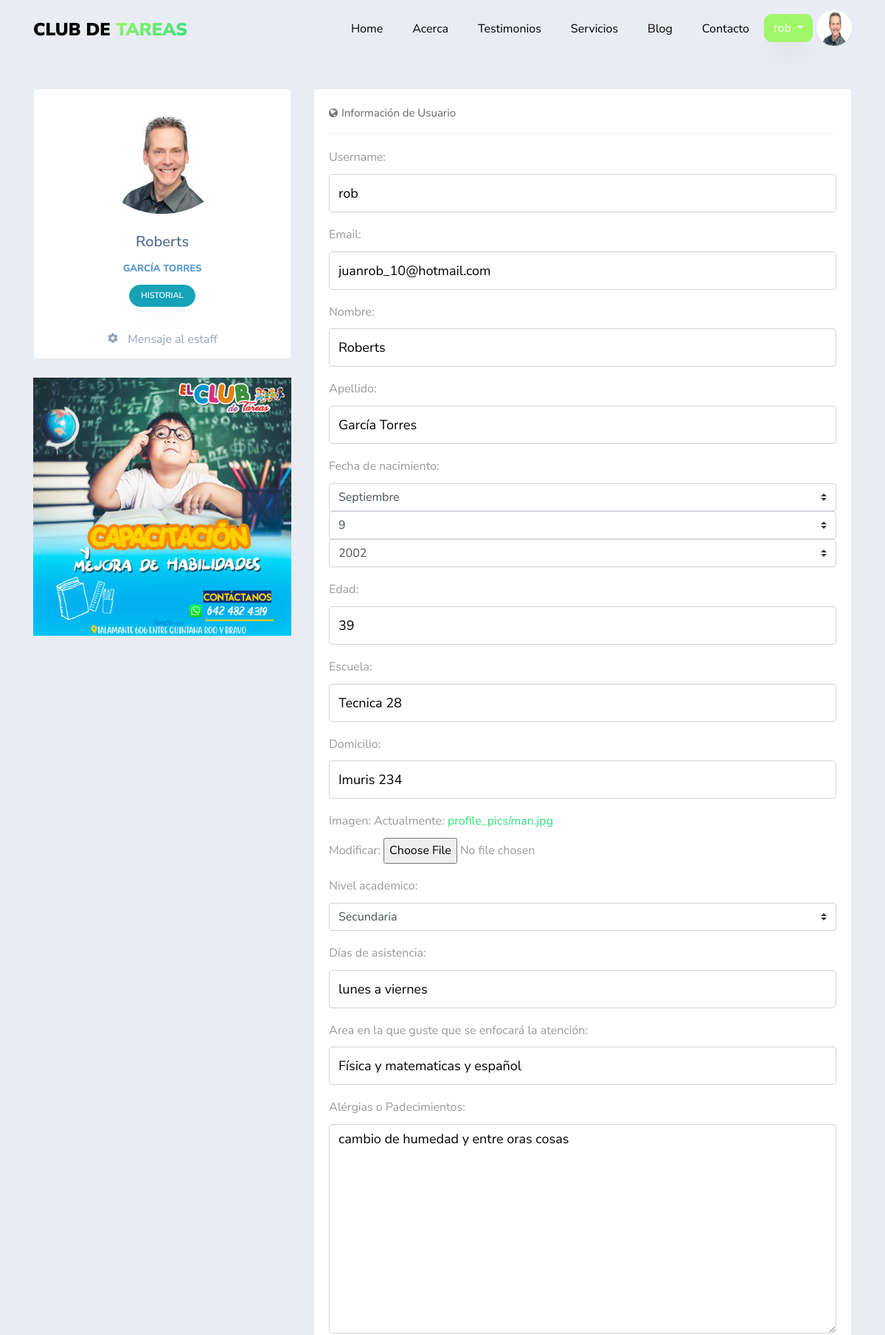
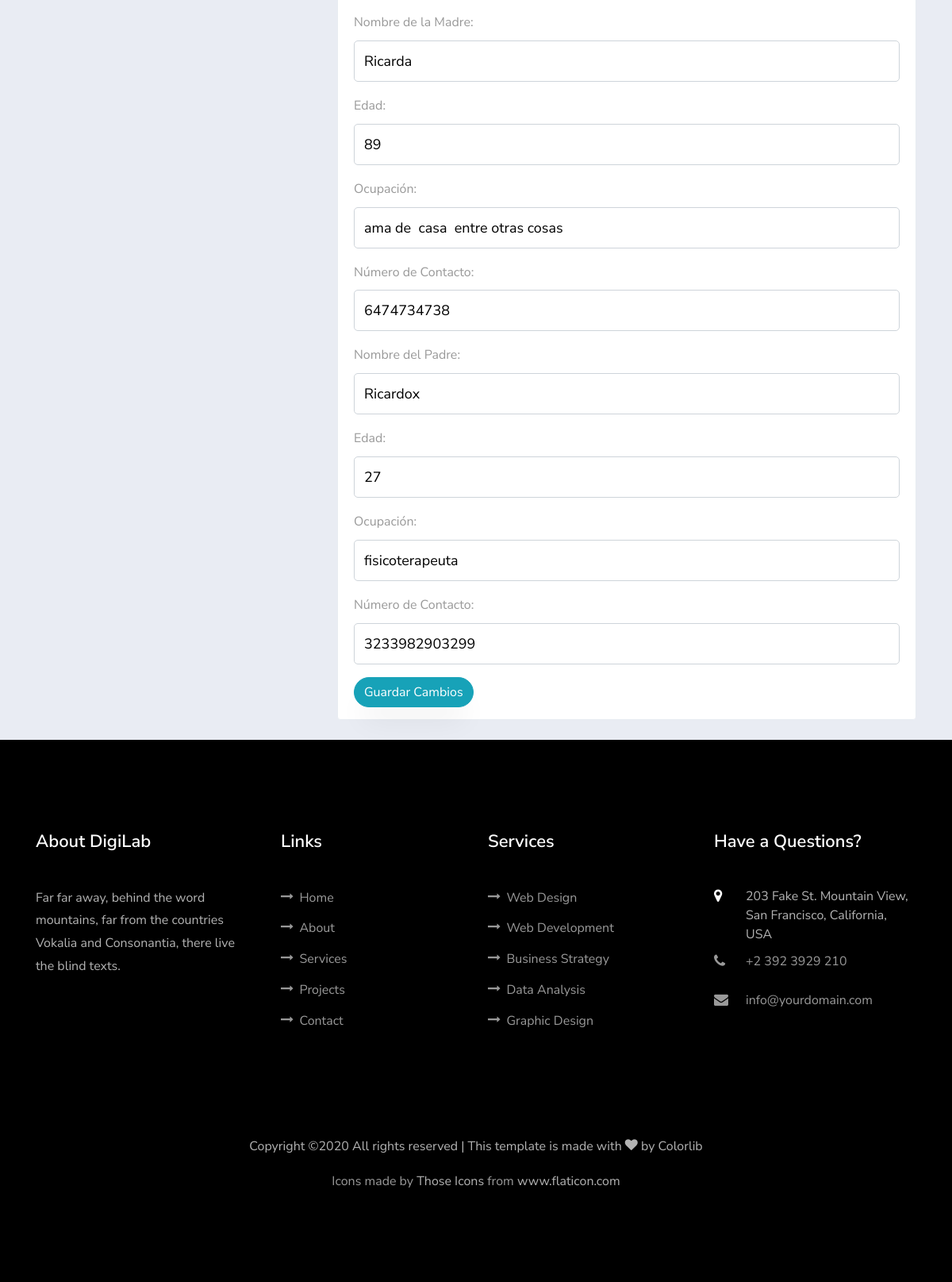
/profile/ (signed in), run on the app's committed database (2 pictures, top to bottom).
### usuario/models.py (models this page shows, shortened)
class Usuario(AbstractBaseUser,PermissionsMixin):
    imagen       =  models.ImageField(default='default.jpg',upload_to='profile_pics')
    email        =  models.EmailField(max_length=60,unique=True,blank=True)
    username     =  models.CharField(max_length=30,unique=True)
    nombre       =  models.CharField(max_length=100)
    apellido     =  models.CharField(max_length=100)
    edad         =  models.IntegerField(blank=True, null=True)
    padecimientos = models.TextField(verbose_name="padecimientos",blank=True,null=True)
    asistencia = models.CharField(verbose_name="Días de asistencia",max_length=100,blank=True,null=True)
    enfoque = models.CharField(verbose_name="Area en la que guste que se enfocará la atención",max_length=100,blank=True, null=True)
    nombre_de_la_madre =  models.CharField(verbose_name="Nombre de la Madre",max_length=100,blank=True, null=True)
    edad_de_la_madre =  models.IntegerField(verbose_name="Edad",blank=True, null=True)
    ocupacion_de_la_madre = models.CharField(verbose_name="Ocupación",max_length=100,blank=True,null=True)
    numero_de_la_madre   =  models.IntegerField(verbose_name="Número de contacto",blank=True,null=True)
    nombre_del_padre =  models.CharField(verbose_name="Nombre del Padre",max_length=100,blank=True, null=True)
    edad_del_padre =  models.IntegerField(verbose_name="Edad",blank=True, null=True)
    ocupacion_del_padre = models.CharField(verbose_name="Ocupación",max_length=100,blank=True, null=True)
    numero_del_padre    =  models.IntegerField(verbose_name="Número de contacto",blank=True,null=True)
    fecha_nacimiento = models.DateField(verbose_name="Fecha de nacimiento",blank=True, null=True)
    escuela      =  models.CharField(verbose_name="Nombre de la escuela",max_length=60,blank=True, null=True)
    domicilio    =  models.CharField(verbose_name="Domicilio",max_length=150,blank=True, null=True)
    status_paquetes = models.BooleanField(verbose_name="¿Tiene Paquetes Activos?",default=False)
    NIVEL_STATUS = (
         ('k','Kinder'),
         ('p','Primaria'),
         ('s','Secundaria'),
         ('b','bachillerato'),
         ('u','universidad'))
    nivel_academico = models.CharField(max_length=1,choices=NIVEL_STATUS,blank=True,verbose_name='Nivel académico del alumno')
    date_joined  =  models.DateTimeField(verbose_name="Fecha de ingreso",auto_now_add=True)
    last_login   =  models.DateTimeField(verbose_name="Ultima fecha de Sesión",auto_now=True)
    is_admin     =  models.BooleanField(verbose_name="¿Es Administrador?",default=False)
    is_active    =  models.BooleanField(verbose_name="¿Esta Acivo?",default=True)
    is_staff     =  models.BooleanField(verbose_name="¿Es parte del Staff?",default=False)
    is_superuser =  models.BooleanField(verbose_name="¿Es Super Usuario?",default=False)
    USERNAME_FIELD  = "username"
    REQUIRED_FIELDS = ["nombre","apellido"]
    objects = MyUsuarioManager()

### app/views.py (the view)
# urls.py: path('profile/', views.profile,name='profile'),
@login_required
def profile(request):
    context = {}
    if request.POST:
        form = UserUpdateForm(request.POST,request.FILES,instance=request.user)
        if form.is_valid():
            form.save()
            if form.changed_data:
                evento = Historial_User(mensaje=f"datos actualizados del Perfil: {form.changed_data}",usuario=request.user)
                evento.save()
                messages.success( request,'Los datos del formulario han sido actualizados')
    else:
        form =UserUpdateForm(
        initial = {
          'username' :request.user.username,
          'email': request.user.email,
          'nombre': request.user.nombre,
          'apellido': request.user.apellido,
          'fecha_nacimiento': request.user.fecha_nacimiento,
          'edad': request.user.edad,
          'escuela': request.user.escuela,
          'domicilio': request.user.domicilio,
          'imagen': request.user.imagen,
          'nivel_academico': request.user.nivel_academico,
          'padecimientos': request.user.padecimientos,
          'asistencia': request.user.asistencia,
          'enfoque': request.user.enfoque,
          'nombre_de_la_madre': request.user.nombre_de_la_madre,
          'edad_de_la_madre': request.user.edad_de_la_madre,
          'ocupacion_de_la_madre': request.user.ocupacion_de_la_madre,
          'numero_de_la_madre': request.user.numero_de_la_madre,
          'nombre_del_padre': request.user.nombre_del_padre,
          'edad_del_padre': request.user.edad_del_padre,
          'ocupacion_del_padre': request.user.ocupacion_del_padre,
          'numero_del_padre': request.user.numero_del_padre
          }
        )
    context['profile_form'] = form
    context['historial'] = request.user.historial.all().order_by('-fecha')
    return render(request,'app/profile.html',context)

### app/templates/app/profile.html (shortened to what this page needs)
{% extends 'main/base.html' %}
{% load crispy_forms_tags%}
{% load static %}
{% block content %}
<section>
  <div class="container"  style="margin-top:120px">
    <div class="row">
        <div class="col-md-4">
            <div class="portlet light profile-sidebar-portlet bordered  justify-content-center ftco-animate">
                <div class="profile-userpic" style="text-align:center">
                    <img src="{{ request.user.imagen.url }}" class="img-responsive" alt="">
                </div>
                <div class="profile-usertitle">
                    <div class="profile-usertitle-name">{{ request.user.nombre }}</div>
                    <div class="profile-usertitle-job">{{ request.user.apellido }} </div>
                </div>
                <div class="profile-userbuttons">
                    <button type="button" class="btn btn-info  btn-sm" data-toggle="modal"  data-target=".historial_modal">Historial</button>
                </div>
                <div class="profile-usermenu w-100">
                    <ul class="nav" style="position: relative; width:100%; height: 20px">
                        <li style="position:  absolute; left:50%; transform: translateX(-50%)">
                            <a href="#">
                                <i class="icon-settings"></i> Mensaje al estaff</a>
                        </li>
                    </ul>
                </div>
        </div>
        <div id="carouselExampleSlidesOnly" class="carousel slide" data-ride="carousel">
         <div class="carousel-inner">
           <div class="carousel-item active">
             <img class="d-block w-100" src="{% static 'main/images/club1.jpg' %}" alt="First slide">
           </div>
         </div>
    </div>
      </div>
        <div class="col-md-8">
            <div class="portlet light bordered ftco-animate">
                <div class="portlet-title tabbable-line">
                    <div class="caption caption-md">
                        <i class="icon-globe theme-font hide"></i>
                        <span class="caption-subject font-blue-madison bold uppercase">Información de Usuario</span>
                    </div>
                </div>
                <div class="portlet-body">
                        <div class="tab-content">
                            <div role="tabpanel" class="tab-pane active" id="home">
                                <form method="POST" enctype="multipart/form-data">
                                  {% for field in profile_form %}
                                  <div class="form-group">
                                      {{ field.label_tag }}
                                      {{ field }}
                                  </div>
                                  {% endfor %}
                                  <button type="submit" class="btn btn-info">Guardar Cambios</button>
                                </form>
                            </div>
                        </div>
                </div>
            </div>
        </div>
    </div>
  </div>
</section>
{% endblock content     %}

### templates/main/base.html (shortened to what this page needs)
{% load static %}
{% load notifications_tags %}
{% notifications_unread as unread_count %}
<!DOCTYPE html>
<html lang="en">
  <head>
    <link rel="stylesheet" href="https://stackpath.bootstrapcdn.com/font-awesome/4.7.0/css/font-awesome.min.css">
    <link rel="stylesheet" href="{% static 'main/css/open-iconic-bootstrap.min.css'%}">
    <link rel="stylesheet" href="{% static 'main/css/animate.css'%}">
    <link rel="stylesheet" href="{% static 'main/css/search.css'%}">
    <link rel="stylesheet" href="{% static 'main/css/owl.carousel.min.css'%}">
    <link rel="stylesheet" href="{% static 'main/css/owl.theme.default.min.css'%}">
    <link rel="stylesheet" href="{% static 'main/css/magnific-popup.css'%}">
    <link rel="stylesheet" href="{% static 'main/css/aos.css'%}">
    <link rel="stylesheet" href="{% static 'main/css/ionicons.min.css'%}">
    <link rel="stylesheet" href="{% static 'main/css/flaticon.css' %}">
    <link rel="stylesheet" href="{% static 'main/css/icomoon.css' %}">
    <link rel="stylesheet" href="{% static 'main/css/style.css' %}">
    <link rel="stylesheet" href="{% static 'main/css/fix.css' %}">
  </head>
  <body  data-target=".site-navbar-target" data-offset="300">
  <nav class="navbar navbar-expand-lg navbar-dark ftco_navbar bg-dark ftco-navbar-light site-navbar-target" id="ftco-navbar">
	    <div class="container">
	      <a class="navbar-brand" href="index.html">Club de <span>Tareas</span></a>
	      <div class="collapse navbar-collapse" id="ftco-nav">
	        <ul class="navbar-nav nav ml-auto">
	          <li class="nav-item"><a href="{% url 'blog:home' %}" class="nav-link"><span>Home</span></a></li>
	          <li class="nav-item"><a href="{% url 'blog:about' %}"  class="nav-link"><span>Acerca</span></a></li>
	          <li class="nav-item"><a href="{% url 'blog:testimony' %}"  class="nav-link"><span>Testimonios</span></a></li>
	          <li class="nav-item"><a href="{% url 'app:services' %}" class="nav-link"><span>Servicios</span></a></li>
            <li class="nav-item"><a href="{% url 'blog:blog' %}" class="nav-link"><span>Blog</span></a></li>
          </ul>
          <ul class="nav navbar-nav navbar-right">
            <li class="nav-item"><a href="{% url 'blog:contact' %}" class="nav-link"><span>Contacto</span></a></li>
            {% if request.user.is_authenticated %}
            <div class="dropdown" style="padding-top:5px;padding-right:5px">
                    <a style="border-radius: 10px 10px 10px 10px !important;
                             -moz-border-radius: 10px 10px 10px 10px;
                             -webkit-border-radius: 10px 10px 10px 10px;"
                      class="btn btn-secondary dropdown-toggle" href="#" role="button" id="dropdownMenuLink" data-toggle="dropdown" aria-haspopup="true" aria-expanded="false">
                        {{ request.user.username }}
                    </a>
              </div>
              <li>
                <div class="inset">
                  <img src="{{ request.user.imagen.url }}">
                </div>
              </li>
            {% else %}
              <li class="nav-item"><a href="{% url 'app:login' %}"  class="nav-link"><span>Login</span></a></li>
            </ul>
          {% endif %}
	      </div>
	    </div>
	  </nav>
    {% block content %}{% endblock %}
    <footer class="ftco-footer ftco-section">
      <div class="container">
        <div class="row mb-5">
          <div class="col-md">
            <div class="ftco-footer-widget mb-4">
              <h2 class="ftco-heading-2">About DigiLab</h2>
              <p>Far far away, behind the word mountains, far from the countries Vokalia and Consonantia, there live the blind texts.</p>
              <ul class="ftco-footer-social list-unstyled float-md-left float-lft mt-5">
              </ul>
            </div>
          </div>
          <div class="col-md">
            <div class="ftco-footer-widget mb-4 ml-md-4">
              <h2 class="ftco-heading-2">Links</h2>
              <ul class="list-unstyled">
                <li><a href="#"><span class="icon-long-arrow-right mr-2"></span>Home</a></li>
                <li><a href="#"><span class="icon-long-arrow-right mr-2"></span>About</a></li>
                <li><a href="#"><span class="icon-long-arrow-right mr-2"></span>Services</a></li>
                <li><a href="#"><span class="icon-long-arrow-right mr-2"></span>Projects</a></li>
                <li><a href="#"><span class="icon-long-arrow-right mr-2"></span>Contact</a></li>
              </ul>
            </div>
          </div>
          <div class="col-md">
             <div class="ftco-footer-widget mb-4">
              <h2 class="ftco-heading-2">Services</h2>
              <ul class="list-unstyled">
                <li><a href="#"><span class="icon-long-arrow-right mr-2"></span>Web Design</a></li>
                <li><a href="#"><span class="icon-long-arrow-right mr-2"></span>Web Development</a></li>
                <li><a href="#"><span class="icon-long-arrow-right mr-2"></span>Business Strategy</a></li>
                <li><a href="#"><span class="icon-long-arrow-right mr-2"></span>Data Analysis</a></li>
                <li><a href="#"><span class="icon-long-arrow-right mr-2"></span>Graphic Design</a></li>
              </ul>
            </div>
          </div>
          <div class="col-md">
            <div class="ftco-footer-widget mb-4">
            	<h2 class="ftco-heading-2">Have a Questions?</h2>
            	<div class="block-23 mb-3">
	              <ul>
	                <li><span class="icon icon-map-marker"></span><span class="text">203 Fake St. Mountain View, San Francisco, California, USA</span></li>
	                <li><a href="#"><span class="icon icon-phone"></span><span class="text">+2 392 3929 210</span></a></li>
	                <li><a href="#"><span class="icon icon-envelope"></span><span class="text">info@yourdomain.com</span></a></li>
	              </ul>
	            </div>
            </div>
          </div>
        </div>
        <div class="row">
          <div class="col-md-12 text-center">
            <p>
  Copyright &copy;<script>document.write(new Date().getFullYear());</script> All rights reserved | This template is made with <i class="icon-heart color-danger" aria-hidden="true"></i> by <a href="https://colorlib.com" target="_blank">Colorlib</a>
  </p>
        Icons made by <a href="https://www.flaticon.com/authors/those-icons" title="Those Icons">Those Icons</a> from <a href="https://www.flaticon.com/" title="Flaticon"> www.flaticon.com</a>
          </div>
        </div>
      </div>
    </footer>
  </body>
</html>

### data on the page
Usuario: user.username "rob", user.imagen (picture), user.nombre "Roberts", user.apellido "GARCÍA TORRES", profile_form "rob" "juanrob_10@hotmail.com" "Roberts" "García Torres" "39" "Tecnica 28" "Imuris 234" "Secundaria" "lunes a viernes" "Física y matematicas y español" "cambio de humedad y entre oras cosas" "Ricarda" "89" "ama de casa entre otras cosas" "6474734738" "Ricardox" "27" "fisicoterapeuta" "3233982903299"

### other printed values
{{ field.label_tag }} "Username:" "Email:" "Nombre:" "Apellido:" "Fecha de nacimiento:" "Edad:" "Escuela:" "Domicilio:" "Imagen:" "Nivel academico:" "Días de asistencia:" "Area en la que guste que se enfocará la atención:" "Alérgias o Padecimientos:" "Nombre de la Madre:" "Edad:" "Ocupación:" "Número de Contacto:" "Nombre del Padre:" "Edad:" "Ocupación:" "Número de Contacto:"
